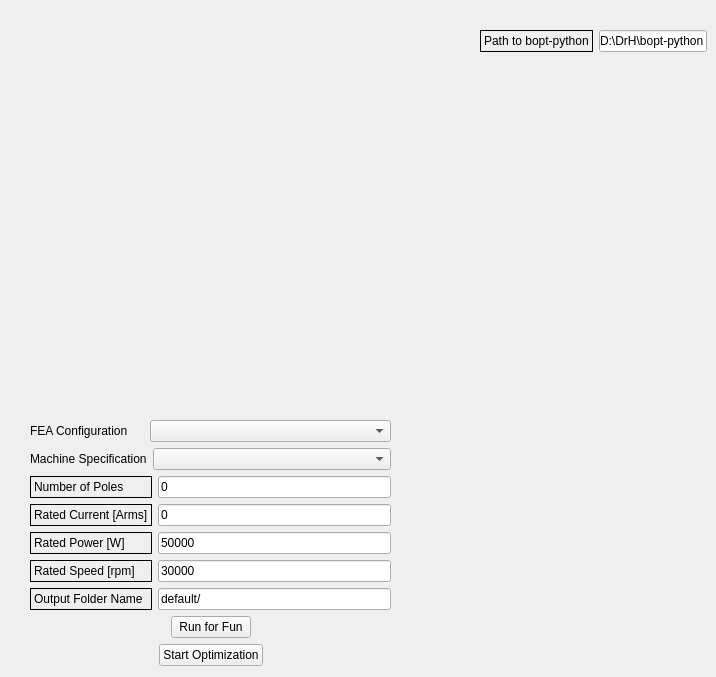
          <widget class="QWidget" name="tab_3">
           <attribute name="title">
            <string>FEA-based Optimization (Under Development)</string>
           </attribute>
           <widget class="QWidget" name="verticalLayoutWidget_3">
            <property name="geometry">
             <rect>
              <x>30</x>
              <y>420</y>
              <width>361</width>
              <height>248</height>
             </rect>
            </property>
            <layout class="QVBoxLayout" name="verticalLayout_4">
             <item>
              <layout class="QHBoxLayout" name="horizontalLayout_7">
               <item>
                <widget class="QLabel" name="label">
                 <property name="sizePolicy">
                  <sizepolicy hsizetype="Fixed" vsizetype="Preferred">
                   <horstretch>0</horstretch>
                   <verstretch>0</verstretch>
                  </sizepolicy>
                 </property>
                 <property name="text">
                  <string>FEA Configuration     </string>
                 </property>
                </widget>
               </item>
               <item>
                <widget class="QComboBox" name="comboBox_FEAConfig">
                 <property name="sizePolicy">
                  <sizepolicy hsizetype="Expanding" vsizetype="Fixed">
                   <horstretch>0</horstretch>
                   <verstretch>0</verstretch>
                  </sizepolicy>
                 </property>
                 <property name="baseSize">
                  <size>
                   <width>0</width>
                   <height>0</height>
                  </size>
                 </property>
                </widget>
               </item>
              </layout>
             </item>
             <item>
              <layout class="QHBoxLayout" name="horizontalLayout_8">
               <item>
                <widget class="QLabel" name="label_3">
                 <property name="sizePolicy">
                  <sizepolicy hsizetype="Fixed" vsizetype="Preferred">
                   <horstretch>0</horstretch>
                   <verstretch>0</verstretch>
                  </sizepolicy>
                 </property>
                 <property name="text">
                  <string>Machine Specification</string>
                 </property>
                </widget>
               </item>
               <item>
                <widget class="QComboBox" name="comboBox_MachineSpec">
                 <property name="sizePolicy">
                  <sizepolicy hsizetype="Expanding" vsizetype="Fixed">
                   <horstretch>0</horstretch>
                   <verstretch>0</verstretch>
                  </sizepolicy>
                 </property>
                </widget>
               </item>
              </layout>
             </item>
             <item>
              <layout class="QHBoxLayout" name="horizontalLayout_3">
               <item>
                <layout class="QVBoxLayout" name="verticalLayout_5">
                 <item>
                  <widget class="QLabel" name="label_npd_5">
                   <property name="frameShape">
                    <enum>QFrame::Panel</enum>
                   </property>
                   <property name="frameShadow">
                    <enum>QFrame::Plain</enum>
                   </property>
                   <property name="text">
                    <string>Number of Poles</string>
                   </property>
                  </widget>
                 </item>
                 <item>
                  <widget class="QLabel" name="label_npd_6">
                   <property name="frameShape">
                    <enum>QFrame::Panel</enum>
                   </property>
                   <property name="text">
                    <string>Rated Current [Arms]</string>
                   </property>
                  </widget>
                 </item>
                 <item>
                  <widget class="QLabel" name="label_npd_7">
                   <property name="frameShape">
                    <enum>QFrame::Panel</enum>
                   </property>
                   <property name="text">
                    <string>Rated Power [W]</string>
                   </property>
                  </widget>
                 </item>
                 <item>
                  <widget class="QLabel" name="label_npd_8">
                   <property name="frameShape">
                    <enum>QFrame::Panel</enum>
                   </property>
                   <property name="text">
                    <string>Rated Speed [rpm]</string>
                   </property>
                  </widget>
                 </item>
                 <item>
                  <widget class="QLabel" name="label_npd_9">
                   <property name="frameShape">
                    <enum>QFrame::Panel</enum>
                   </property>
                   <property name="text">
                    <string>Output Folder Name</string>
                   </property>
                  </widget>
                 </item>
                </layout>
               </item>
               <item>
                <layout class="QVBoxLayout" name="verticalLayout_6">
                 <item>
                  <widget class="QLineEdit" name="lineEdit_npp_2">
                   <property name="text">
                    <string>0</string>
                   </property>
                  </widget>
                 </item>
                 <item>
                  <widget class="QLineEdit" name="lineEdit_RatedCurrent_2">
                   <property name="text">
                    <string>0</string>
                   </property>
                  </widget>
                 </item>
                 <item>
                  <widget class="QLineEdit" name="lineEdit_RatedPower_2">
                   <property name="text">
                    <string>50000</string>
                   </property>
                  </widget>
                 </item>
                 <item>
                  <widget class="QLineEdit" name="lineEdit_RatedSpeed_2">
                   <property name="text">
                    <string>30000</string>
                   </property>
                  </widget>
                 </item>
                 <item>
                  <widget class="QLineEdit" name="lineEdit_RatedSpeed_3">
                   <property name="text">
                    <string>default/</string>
                   </property>
                  </widget>
                 </item>
                </layout>
               </item>
              </layout>
             </item>
             <item>
              <layout class="QHBoxLayout" name="horizontalLayout_5">
               <item>
                <spacer name="horizontalSpacer_5">
                 <property name="orientation">
                  <enum>Qt::Horizontal</enum>
                 </property>
                 <property name="sizeHint" stdset="0">
                  <size>
                   <width>40</width>
                   <height>20</height>
                  </size>
                 </property>
                </spacer>
               </item>
               <item>
                <widget class="QPushButton" name="pushButton_updateModel_2">
                 <property name="text">
                  <string>Run for Fun</string>
                 </property>
                </widget>
               </item>
               <item>
                <spacer name="horizontalSpacer_6">
                 <property name="orientation">
                  <enum>Qt::Horizontal</enum>
                 </property>
                 <property name="sizeHint" stdset="0">
                  <size>
                   <width>40</width>
                   <height>20</height>
                  </size>
                 </property>
                </spacer>
               </item>
              </layout>
             </item>
             <item>
              <layout class="QHBoxLayout" name="horizontalLayout_10">
               <item>
                <spacer name="horizontalSpacer_9">
                 <property name="orientation">
                  <enum>Qt::Horizontal</enum>
                 </property>
                 <property name="sizeHint" stdset="0">
                  <size>
                   <width>40</width>
                   <height>20</height>
                  </size>
                 </property>
                </spacer>
               </item>
               <item>
                <widget class="QPushButton" name="pushButton_updateModel_4">
                 <property name="text">
                  <string>Start Optimization</string>
                 </property>
                </widget>
               </item>
               <item>
                <spacer name="horizontalSpacer_10">
                 <property name="orientation">
                  <enum>Qt::Horizontal</enum>
                 </property>
                 <property name="sizeHint" stdset="0">
                  <size>
                   <width>40</width>
                   <height>20</height>
                  </size>
                 </property>
                </spacer>
               </item>
              </layout>
             </item>
            </layout>
           </widget>
           <widget class="QWidget" name="horizontalLayoutWidget">
            <property name="geometry">
             <rect>
              <x>480</x>
              <y>30</y>
              <width>227</width>
              <height>22</height>
             </rect>
            </property>
            <layout class="QHBoxLayout" name="horizontalLayout_6">
             <item>
              <widget class="QLabel" name="label__path2boptPython">
               <property name="frameShape">
                <enum>QFrame::Panel</enum>
               </property>
               <property name="frameShadow">
                <enum>QFrame::Plain</enum>
               </property>
               <property name="text">
                <string>Path to bopt-python</string>
               </property>
              </widget>
             </item>
             <item>
              <widget class="QLineEdit" name="lineEdit_path2boptPython">
               <property name="text">
                <string>D:\DrH\bopt-python</string>
               </property>
              </widget>
             </item>
            </layout>
           </widget>
          </widget>
